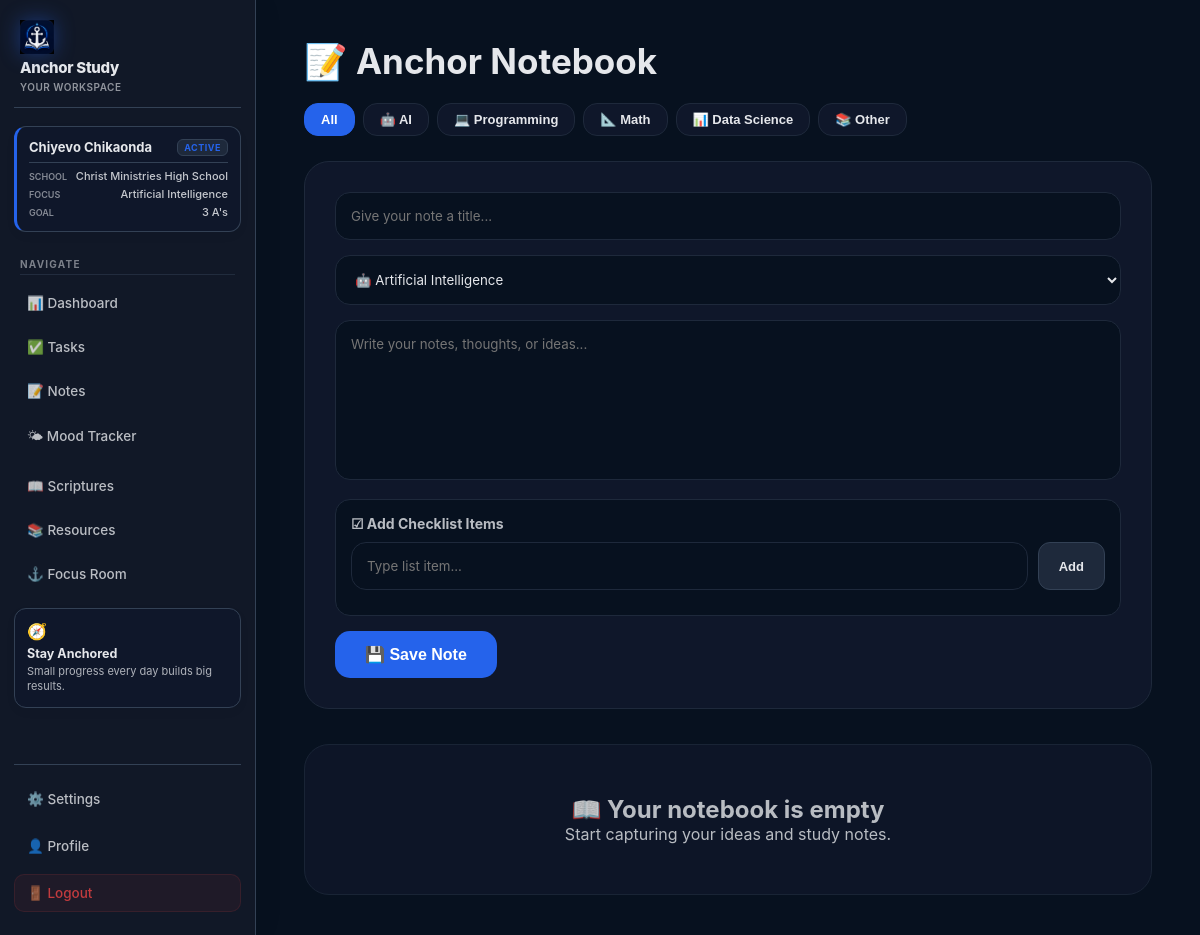
Before: /notes (signed in) with the older database file.
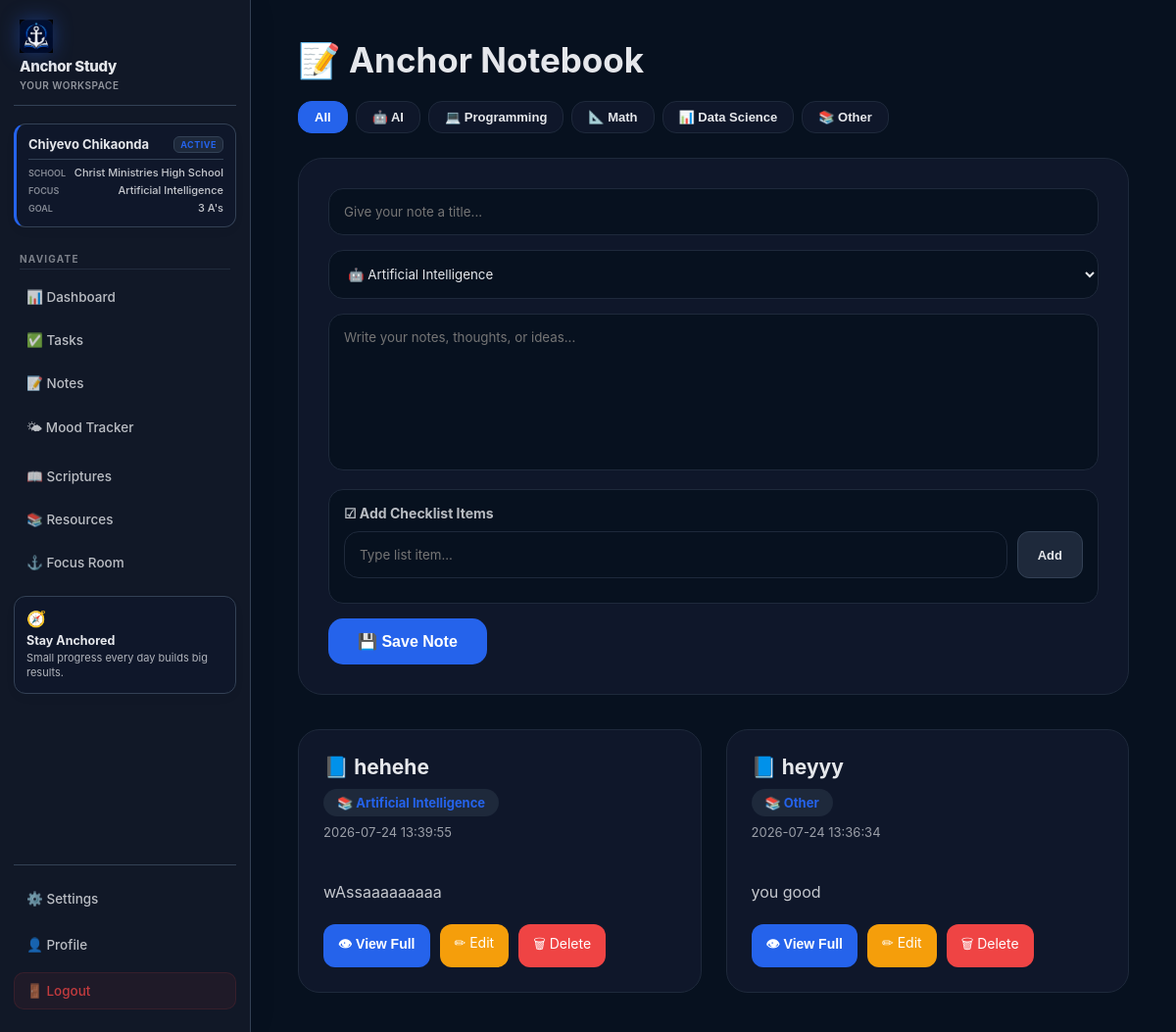
After: the same page with the newer database file.
### tables this page shows
CREATE TABLE users(

        id INTEGER PRIMARY KEY AUTOINCREMENT,

        full_name TEXT,

        education_level TEXT,

        institution TEXT,

        study_level TEXT,

        subjects TEXT,

        study_goal TEXT,

        academic_target TEXT,

        username TEXT UNIQUE,

        password TEXT,

        birthday TEXT,

        theme TEXT DEFAULT 'light'

    );

CREATE TABLE notes(

        id INTEGER PRIMARY KEY AUTOINCREMENT,

        username TEXT NOT NULL,

        title TEXT NOT NULL,

        content TEXT NOT NULL,

        created_at TIMESTAMP DEFAULT CURRENT_TIMESTAMP

    , subject TEXT DEFAULT 'Other');

### ai_student_assistant/routes/notes.py (the view, shortened to what this page needs)
@notes.route("/notes", methods=["GET", "POST"])
def notes_page():
    if "user" not in session:
        return redirect("/login")
    username = session["user"]
    conn = get_db()
    edit_note=None
    edit_id=request.args.get("edit")
    note_list=conn.execute(
        """
        SELECT *
        FROM notes
        WHERE username=?
        ORDER BY created_at DESC
        """,
        (username,)
    ).fetchall()
    conn.close()
    return render_template(
        "notes.html",
        notes=note_list,
        edit_note=edit_note
    )

### ai_student_assistant/database.py (called while the page is built)
def get_db():
    conn = sqlite3.connect(DB_NAME)
    conn.row_factory = sqlite3.Row
    return conn

### app.py (called while the page is built)
@app.context_processor
def inject_user_profile():
    conn = get_db()
    profile_user = conn.execute(
        "SELECT * FROM users LIMIT 1"
    ).fetchone()
    conn.close()
    return {
        "profile_user": profile_user
    }

### ai_student_assistant/templates/notes.html (shortened to what this page needs)
{% extends "base.html" %}
{% block content %}
<div class="notes-page">
<div class="notes-header">
<h1>
📝 Anchor Notebook
</h1>
</div>
<div class="filter-buttons">
<button class="filter-btn active" onclick="filterNotes('all', this)">All</button>
<button class="filter-btn" onclick="filterNotes('Artificial Intelligence', this)">🤖 AI</button>
<button class="filter-btn" onclick="filterNotes('Programming', this)">💻 Programming</button>
<button class="filter-btn" onclick="filterNotes('Mathematics', this)">📐 Math</button>
<button class="filter-btn" onclick="filterNotes('Data Science', this)">📊 Data Science</button>
<button class="filter-btn" onclick="filterNotes('Other', this)">📚 Other</button>
</div>
<div class="editor-card">
<form method="POST" enctype="multipart/form-data" id="note-form">
<input
type="text"
name="title"
placeholder="Give your note a title..."
value="{{ edit_note.title if edit_note else '' }}"
required
>
<select name="subject">
<option value="Artificial Intelligence" {% if edit_note and edit_note.subject == 'Artificial Intelligence' %}selected{% endif %}>
🤖 Artificial Intelligence
</option>
</select>
<textarea
name="content"
placeholder="Write your notes, thoughts, or ideas..."
>{{ edit_note.content if edit_note else '' }}</textarea>
<div class="checklist-builder">
<h4>☑ Add Checklist Items</h4>
<div class="checklist-inputs">
<input type="text" id="checklist-input-text" placeholder="Type list item...">
<button type="button" class="add-item-btn" onclick="addChecklistItem()">Add</button>
</div>
</div>
<button class="save-button">
{% if edit_note %}
✏ Update Note
{% else %}
💾 Save Note
{% endif %}
</button>
</form>
</div>
{% if notes %}
<div class="notes-grid" id="notes">
{% for note in notes %}
<div class="note-card" data-subject="{{ note.subject }}">
<div>
<div class="note-title">
📘 {{ note.title }}
</div>
<div class="subject">
📚 {{ note.subject }}
</div>
<div class="date">
{{ note.created_at }}
</div>
{% if note.content %}
<div class="preview">
{{ note.content }}
</div>
{% endif %}
</div>
<div class="actions">
<button type="button" class="view-btn" onclick="openNoteModal('{{ note.title | escape }}', '{{ note.subject | escape }}', '{{ note.created_at | escape }}', `{{ note.content | safe }}`)">
👁 View Full
</button>
<a class="edit" href="/notes?edit={{note.id}}">
✏ Edit
</a>
<a class="delete" href="/delete-note/{{note.id}}" onclick="return confirm('Delete this note?')">
🗑 Delete
</a>
</div>
</div>
{% endfor %}
</div>
{% else %}
<div class="empty">
<h2>
📖 Your notebook is empty
</h2>
<p>
Start capturing your ideas and study notes.
</p>
</div>
{% endif %}
</div>
{% endblock %}

### ai_student_assistant/templates/base.html (shortened to what this page needs)
<!DOCTYPE html>
<html>
<head>
</head>
<body>
{% if request.path not in ['/', '/login', '/signup'] %}
    <div class="sidebar main-sidebar">
        <div class="logo">
            <img src="{{ url_for('static', filename='anchor-study-logo.png') }}" alt="Anchor Study Logo" class="logo-image">
            <h2>Anchor Study</h2>
            <p>Your workspace</p>
        </div>
        {% if profile_user %}
            <div class="student-mini-card">
                <div class="student-card-header">
                    <h3>{{ profile_user["full_name"] }}</h3>
                    <span class="explorer-badge">Active</span>
                </div>
                <div class="student-details-grid">
                    <div class="student-row">
                        <span class="label">School</span>
                        <span class="val">{{ profile_user["institution"] }}</span>
                    </div>
                    <div class="student-row">
                        <span class="label">Focus</span>
                        <span class="val">{{ profile_user["subjects"] }}</span>
                    </div>
                    <div class="student-row">
                        <span class="label">Goal</span>
                        <span class="val">{{ profile_user["study_goal"] }}</span>
                    </div>
                </div>
            </div>
        {% endif %}
        <div class="menu-title">NAVIGATE</div>
        <a href="/dashboard">📊 Dashboard</a>
        <a href="/tasks" class="desktop-link">✅ Tasks</a>
        <a href="/notes" class="desktop-link">📝 Notes</a>
        <a href="/mood">🌤 Mood Tracker</a>
        <a href="/scriptures">📖 Scriptures</a>
        <a href="/resources">📚 Resources</a>
        <a href="/timer">⚓ Focus Room</a>
        <div class="study-card">
            <div class="study-card-content">
                <span class="study-card-icon">🧭</span>
                <h3>Stay Anchored</h3>
                <p>Small progress every day builds big results.</p>
            </div>
        </div>
        <div class="menu-bottom">
            <a href="/settings">⚙️ Settings</a>
            <a href="/profile/edit" class="desktop-link">👤 Profile</a>
            <a href="/logout" class="logout" onclick="resetTheme()">🚪 Logout</a>
        </div>
    </div>
{% endif %}
{% if request.path == "/" %}
    <div class="welcome-main">
{% else %}
    <div class="main">
{% endif %}
{% block content %}
{% endblock %}
</div>
</body>
</html>

### ai_student_assistant/templates/notes.html (style rules this page uses)
.notes-page { max-width:1200px; margin:auto; }
.notes-header { display:flex; justify-content:space-between; align-items:center; gap:20px; margin-bottom:20px; flex-wrap:wrap; }
.notes-header h1 { font-size:35px; }
.filter-buttons { display:flex; gap:8px; margin-bottom:25px; flex-wrap:wrap; }
.filter-btn { background:var(--card); border:1px solid var(--soft); color:var(--text); padding:8px 16px; border-radius:14px; cursor:pointer; font-size:13px; transition:.2s; }
.filter-btn:hover, .filter-btn.active { background:var(--accent); color:white; border-color:var(--accent); }
.editor-card { background:var(--card); border:1px solid var(--soft); padding:30px; border-radius:25px; margin-bottom:35px; }
.editor-card input, .editor-card textarea, .editor-card select { width:100%; background:var(--background); border:1px solid var(--soft); border-radius:15px; padding:15px; color:var(--text); margin-bottom:15px; }
.editor-card textarea { height:160px; resize:none; }
.editor-card select { cursor:pointer; }
.checklist-builder { background:var(--background); border:1px solid var(--soft); border-radius:15px; padding:15px; margin-bottom:15px; }
.checklist-builder h4 { font-size:14px; margin-bottom:10px; opacity:.8; }
.checklist-inputs { display:flex; gap:10px; margin-bottom:10px; }
.checklist-inputs input { margin-bottom:0; }
.add-item-btn { background:var(--soft); color:var(--text); border:1px solid var(--border); padding:10px 20px; border-radius:12px; cursor:pointer; font-size:13px; transition:.2s; }
.save-button { background:var(--accent); color:white; border:none; padding:14px 30px; border-radius:15px; cursor:pointer; font-size:16px; }
.notes-grid { display:grid; grid-template-columns:repeat(auto-fit,minmax(280px,1fr)); gap:25px; }
.note-card { background:var(--card); border:1px solid var(--soft); padding:25px; border-radius:22px; transition:.3s; display:flex; flex-direction:column; justify-content:space-between; }
.note-title { font-size:21px; font-weight:bold; }
.date { opacity:.65; font-size:13px; margin-top:8px; }
.preview { margin-top:15px; line-height:1.6; opacity:.85; white-space:pre-wrap; display:-webkit-box; -webkit-line-clamp:3; -webkit-box-orient:vertical; overflow:hidden; }
.actions { margin-top:20px; display:flex; gap:10px; flex-wrap:wrap; }
.actions a, .actions button { padding:10px 15px; border-radius:12px; text-decoration:none; color:white; font-size:14px; text-align:center; border:none; cursor:pointer; }
.view-btn { background:var(--accent); }
.edit { background:#f59e0b; }
.delete { background:#ef4444; }
.subject { display:inline-block; margin-top:10px; padding:6px 14px; border-radius:20px; background:var(--soft); color:var(--accent); font-size:13px; font-weight:bold; }

Changed rows visible on the page:
added notes: title "hehehe", subject "Artificial Intelligence", created_at "2026-07-24 13:39:55", content "wAssaaaaaaaaa"
added notes: title "heyyy", subject "Other", created_at "2026-07-24 13:36:34", content "you good"
Other visible differences:
text no longer shown: "📖 Your notebook is empty Start capturing your ideas and study notes."
